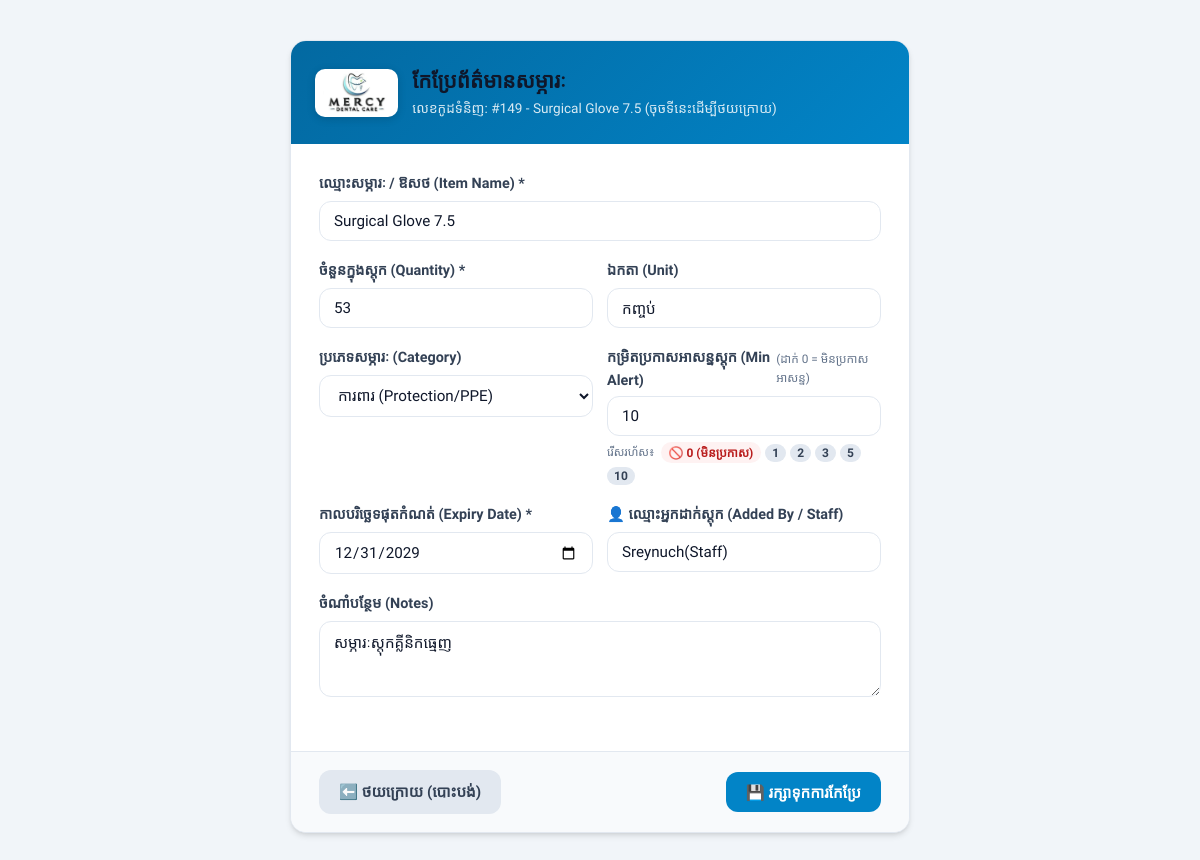
The page /edit/149 (signed in) on the database as committed earlier.
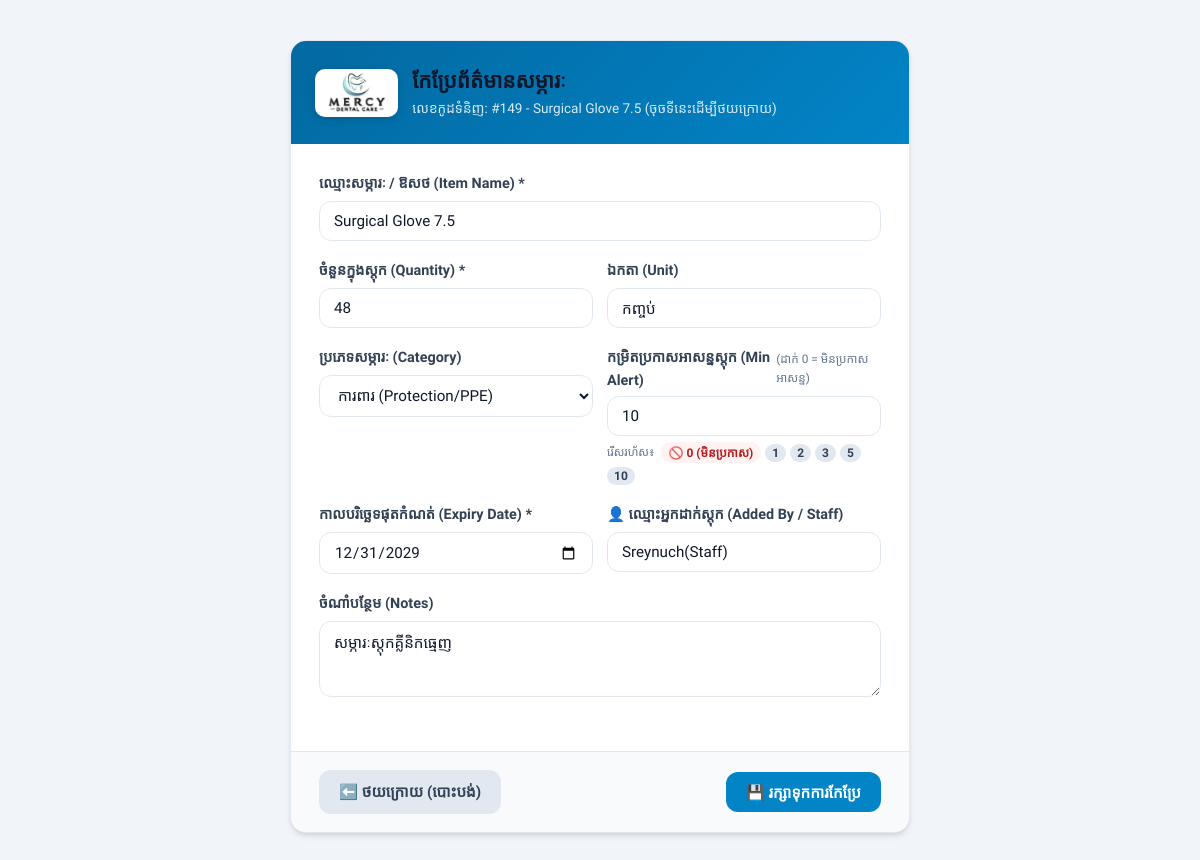
The same page on the database as committed later.
### tables this page shows
CREATE TABLE inventory (
            id INTEGER PRIMARY KEY AUTOINCREMENT,
            item_name TEXT NOT NULL,
            quantity INTEGER NOT NULL,
            expiry_date TEXT NOT NULL,
            category TEXT DEFAULT 'ទូទៅ',
            min_threshold INTEGER DEFAULT 10,
            created_at TIMESTAMP DEFAULT CURRENT_TIMESTAMP
        , unit TEXT DEFAULT 'ប្រអប់', notes TEXT DEFAULT '', is_deleted INTEGER DEFAULT 0, deleted_at TIMESTAMP DEFAULT NULL, added_by TEXT DEFAULT '');

### app.py (the view, shortened to what this page needs)
@app.route('/edit/<int:item_id>', methods=['GET', 'POST'])
@login_required
def edit_item(item_id):
    conn = get_db_connection()
    item = conn.execute('SELECT * FROM inventory WHERE id = ?', (item_id,)).fetchone()
    conn.close()
    if not item:
        flash('រកមិនឃើញសម្ភារៈនេះទេ!', 'danger')
        return redirect(url_for('index'))
    return render_template('edit.html', item=item)

### app.py (called while the page is built)
def get_db_connection():
    conn = sqlite3.connect(DB_NAME)
    conn.row_factory = sqlite3.Row
    return conn

def login_required(f):
    @wraps(f)
    def decorated_function(*args, **kwargs):
        if 'user_id' not in session:
            flash('សូមចូលគណនី (Login) ជាមុនសិន! 🔒', 'warning')
            return redirect(url_for('login', next=request.url))
        return f(*args, **kwargs)
    return decorated_function

@app.context_processor
def inject_user_info():
    is_admin = (session.get('role') == 'admin')
    return dict(
        current_user={
            'id': session.get('user_id'),
            'username': session.get('username'),
            'full_name': session.get('full_name'),
            'role': session.get('role', 'guest'),
            'is_admin': is_admin
        },
        is_admin=is_admin
    )

### templates/edit.html (shortened to what the changed rows need)
<!DOCTYPE html>
<html lang="km">
<head>
</head>
<body>
    <div class="edit-container">
        <a href="{{ url_for('index') }}" class="edit-header" style="text-decoration: none; color: inherit; display: flex; align-items: center; gap: 14px; cursor: pointer;">
            <div>
                <h1 class="edit-title">កែប្រែព័ត៌មានសម្ភារៈ</h1>
                <p class="edit-subtitle">លេខកូដទំនិញ: #{{ item['id'] }} - {{ item['item_name'] }} (ចុចទីនេះដើម្បីថយក្រោយ)</p>
            </div>
        </a>
        <form action="{{ url_for('edit_item', item_id=item['id']) }}" method="POST">
            <div class="edit-body">
                <div class="form-group">
                    <label class="form-label">ឈ្មោះសម្ភារៈ / ឱសថ (Item Name) *</label>
                    <input type="text" name="item_name" class="form-input" value="{{ item['item_name'] }}" required>
                </div>
                <div class="form-row">
                    <div class="form-group">
                        <label class="form-label">ចំនួនក្នុងស្តុក (Quantity) *</label>
                        <input type="number" name="quantity" class="form-input" min="0" value="{{ item['quantity'] }}" required>
                    </div>
                    <div class="form-group">
                        <label class="form-label">ឯកតា (Unit)</label>
                        <input type="text" name="unit" class="form-input" value="{{ item['unit'] if item['unit'] else 'ប្រអប់' }}">
                    </div>
                </div>
                <div class="form-row">
                    <div class="form-group">
                        <label class="form-label">ប្រភេទសម្ភារៈ (Category)</label>
                        <select name="category" class="form-select">
                            <option value="ការពារ" {% if item['category'] == 'ការពារ' %}selected{% endif %}>ការពារ (Protection/PPE)</option>
                        </select>
                    </div>
                    <div class="form-group">
                        <div style="display: flex; justify-content: space-between; align-items: center; margin-bottom: 4px;">
                            <label class="form-label" style="margin-bottom: 0;">កម្រិតប្រកាសអាសន្នស្តុក (Min Alert)</label>
                            <span style="font-size: 0.74rem; color: #64748b;">(ដាក់ 0 = មិនប្រកាសអាសន្ន)</span>
                        </div>
                        <input type="number" id="edit_min_threshold" name="min_threshold" class="form-input" min="0" value="{{ item['min_threshold'] if item['min_threshold'] is not none else 10 }}" placeholder="0 = មិនប្រកាសអាសន្ន">
                        <div style="display: flex; gap: 4px; margin-top: 6px; flex-wrap: wrap; align-items: center;">
                            <span style="font-size: 0.72rem; color: #64748b; margin-right: 2px;">រើសរហ័ស៖</span>
                            <button type="button" class="btn btn-secondary btn-sm" style="padding: 2px 8px; font-size: 0.75rem; border-color: #fca5a5; color: #b91c1c; font-weight: 700; background: #fef2f2;" onclick="document.getElementById('edit_min_threshold').value = 0;" title="មិនប្រកាសអាសន្ន (ទោះសល់ 1, 2, 3 ក៏មិនលោតអាសន្នដែរ)">
                            </button>
                            <button type="button" class="btn btn-secondary btn-sm" style="padding: 2px 7px; font-size: 0.75rem;" onclick="document.getElementById('edit_min_threshold').value = 1;">1</button>
                            <button type="button" class="btn btn-secondary btn-sm" style="padding: 2px 7px; font-size: 0.75rem;" onclick="document.getElementById('edit_min_threshold').value = 2;">2</button>
                            <button type="button" class="btn btn-secondary btn-sm" style="padding: 2px 7px; font-size: 0.75rem;" onclick="document.getElementById('edit_min_threshold').value = 3;">3</button>
                            <button type="button" class="btn btn-secondary btn-sm" style="padding: 2px 7px; font-size: 0.75rem;" onclick="document.getElementById('edit_min_threshold').value = 5;">5</button>
                            <button type="button" class="btn btn-secondary btn-sm" style="padding: 2px 7px; font-size: 0.75rem;" onclick="document.getElementById('edit_min_threshold').value = 10;">10</button>
                        </div>
                    </div>
                </div>
                <div class="form-row">
                    <div class="form-group">
                        <label class="form-label">កាលបរិច្ឆេទផុតកំណត់ (Expiry Date) *</label>
                        <input type="date" name="expiry_date" class="form-input" value="{{ item['expiry_date'] }}" required>
                    </div>
                    <div class="form-group">
                        <label class="form-label">👤 ឈ្មោះអ្នកដាក់ស្តុក (Added By / Staff)</label>
                        <input type="text" name="added_by" class="form-input" value="{{ item['added_by'] if item['added_by'] else '' }}" placeholder="ឧ. បុគ្គលិក សុខ, ពេទ្យ ចិន្តា...">
                    </div>
                </div>
                <div class="form-group">
                    <label class="form-label">ចំណាំបន្ថែម (Notes)</label>
                    <textarea name="notes" class="form-textarea" rows="3">{{ item['notes'] if item['notes'] else '' }}</textarea>
                </div>
            </div>
        </form>
    </div>
</body>
</html>

Rows that differ between the two databases and show on the page:
changed inventory "Surgical Glove 7.5": quantity "53" → "48"
